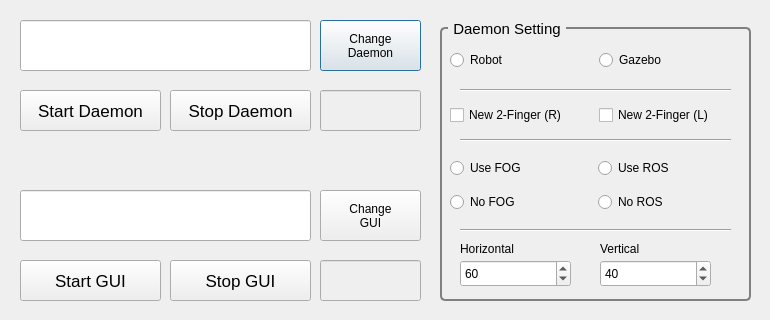
<?xml version="1.0" encoding="UTF-8"?>
<ui version="4.0">
 <class>LauncherDialog</class>
 <widget class="QDialog" name="LauncherDialog">
  <property name="geometry">
   <rect>
    <x>0</x>
    <y>0</y>
    <width>770</width>
    <height>320</height>
   </rect>
  </property>
  <property name="windowTitle">
   <string>Daemon Launcher</string>
  </property>
  <widget class="QPushButton" name="BTN_CHANGE_DAEMON">
   <property name="geometry">
    <rect>
     <x>320</x>
     <y>20</y>
     <width>101</width>
     <height>51</height>
    </rect>
   </property>
   <property name="text">
    <string>Change
Daemon</string>
   </property>
  </widget>
  <widget class="QLineEdit" name="LE_DAEMON_PATH">
   <property name="geometry">
    <rect>
     <x>20</x>
     <y>20</y>
     <width>291</width>
     <height>51</height>
    </rect>
   </property>
  </widget>
  <widget class="QPushButton" name="BTN_START_DAEMON">
   <property name="geometry">
    <rect>
     <x>20</x>
     <y>90</y>
     <width>141</width>
     <height>41</height>
    </rect>
   </property>
   <property name="font">
    <font>
     <pointsize>13</pointsize>
    </font>
   </property>
   <property name="text">
    <string>Start Daemon</string>
   </property>
  </widget>
  <widget class="QGroupBox" name="GB_CONTROL">
   <property name="geometry">
    <rect>
     <x>440</x>
     <y>20</y>
     <width>311</width>
     <height>281</height>
    </rect>
   </property>
   <property name="font">
    <font>
     <pointsize>11</pointsize>
    </font>
   </property>
   <property name="autoFillBackground">
    <bool>false</bool>
   </property>
   <property name="styleSheet">
    <string notr="true">QGroupBox {
    border: 2px solid gray;
    border-radius: 5px;
    margin-top: 7px;
}

QGroupBox::title {
    subcontrol-origin: margin;
    left: 8px;
    padding: 0 3px 0 3px;
}

</string>
   </property>
   <property name="title">
    <string>Daemon Setting</string>
   </property>
   <widget class="QWidget" name="verticalLayoutWidget">
    <property name="geometry">
     <rect>
      <x>158</x>
      <y>130</y>
      <width>141</width>
      <height>71</height>
     </rect>
    </property>
    <layout class="QVBoxLayout" name="verticalLayout">
     <item>
      <widget class="QRadioButton" name="RB_ROS_OK">
       <property name="text">
        <string>Use ROS</string>
       </property>
      </widget>
     </item>
     <item>
      <widget class="QRadioButton" name="RB_ROS_NO">
       <property name="text">
        <string>No ROS</string>
       </property>
      </widget>
     </item>
    </layout>
   </widget>
   <widget class="QWidget" name="verticalLayoutWidget_3">
    <property name="geometry">
     <rect>
      <x>10</x>
      <y>130</y>
      <width>141</width>
      <height>71</height>
     </rect>
    </property>
    <layout class="QVBoxLayout" name="verticalLayout_3">
     <item>
      <widget class="QRadioButton" name="RB_FOG_OK">
       <property name="text">
        <string>Use FOG</string>
       </property>
      </widget>
     </item>
     <item>
      <widget class="QRadioButton" name="RB_FOG_NO">
       <property name="text">
        <string>No FOG</string>
       </property>
      </widget>
     </item>
    </layout>
   </widget>
   <widget class="Line" name="line">
    <property name="geometry">
     <rect>
      <x>20</x>
      <y>60</y>
      <width>271</width>
      <height>20</height>
     </rect>
    </property>
    <property name="orientation">
     <enum>Qt::Horizontal</enum>
    </property>
   </widget>
   <widget class="QWidget" name="horizontalLayoutWidget">
    <property name="geometry">
     <rect>
      <x>10</x>
      <y>20</y>
      <width>291</width>
      <height>41</height>
     </rect>
    </property>
    <layout class="QHBoxLayout" name="horizontalLayout">
     <item>
      <widget class="QRadioButton" name="RB_ROBOT">
       <property name="text">
        <string>Robot</string>
       </property>
      </widget>
     </item>
     <item>
      <widget class="QRadioButton" name="RB_GAZEBO">
       <property name="text">
        <string>Gazebo</string>
       </property>
      </widget>
     </item>
    </layout>
   </widget>
   <widget class="Line" name="line_4">
    <property name="geometry">
     <rect>
      <x>20</x>
      <y>200</y>
      <width>271</width>
      <height>20</height>
     </rect>
    </property>
    <property name="orientation">
     <enum>Qt::Horizontal</enum>
    </property>
   </widget>
   <widget class="QSpinBox" name="SB_HORIZONTAL">
    <property name="geometry">
     <rect>
      <x>20</x>
      <y>240</y>
      <width>111</width>
      <height>27</height>
     </rect>
    </property>
    <property name="minimum">
     <number>20</number>
    </property>
    <property name="maximum">
     <number>200</number>
    </property>
    <property name="singleStep">
     <number>20</number>
    </property>
    <property name="value">
     <number>60</number>
    </property>
   </widget>
   <widget class="QSpinBox" name="SB_VERTICAL">
    <property name="geometry">
     <rect>
      <x>160</x>
      <y>240</y>
      <width>111</width>
      <height>27</height>
     </rect>
    </property>
    <property name="minimum">
     <number>20</number>
    </property>
    <property name="maximum">
     <number>200</number>
    </property>
    <property name="singleStep">
     <number>20</number>
    </property>
    <property name="value">
     <number>40</number>
    </property>
   </widget>
   <widget class="QLabel" name="label">
    <property name="geometry">
     <rect>
      <x>20</x>
      <y>220</y>
      <width>131</width>
      <height>17</height>
     </rect>
    </property>
    <property name="text">
     <string>Horizontal</string>
    </property>
   </widget>
   <widget class="QLabel" name="label_2">
    <property name="geometry">
     <rect>
      <x>160</x>
      <y>220</y>
      <width>131</width>
      <height>17</height>
     </rect>
    </property>
    <property name="text">
     <string>Vertical</string>
    </property>
   </widget>
   <widget class="Line" name="line_2">
    <property name="geometry">
     <rect>
      <x>20</x>
      <y>110</y>
      <width>271</width>
      <height>20</height>
     </rect>
    </property>
    <property name="orientation">
     <enum>Qt::Horizontal</enum>
    </property>
   </widget>
   <widget class="QWidget" name="gridLayoutWidget">
    <property name="geometry">
     <rect>
      <x>10</x>
      <y>80</y>
      <width>291</width>
      <height>31</height>
     </rect>
    </property>
    <layout class="QGridLayout" name="gridLayout">
     <item row="0" column="0">
      <widget class="QCheckBox" name="CB_2F_R">
       <property name="text">
        <string>New 2-Finger (R)</string>
       </property>
      </widget>
     </item>
     <item row="0" column="1">
      <widget class="QCheckBox" name="CB_2F_L">
       <property name="text">
        <string>New 2-Finger (L)</string>
       </property>
      </widget>
     </item>
    </layout>
   </widget>
  </widget>
  <widget class="QPushButton" name="BTN_STOP_DAEMON">
   <property name="geometry">
    <rect>
     <x>170</x>
     <y>90</y>
     <width>141</width>
     <height>41</height>
    </rect>
   </property>
   <property name="font">
    <font>
     <pointsize>13</pointsize>
    </font>
   </property>
   <property name="text">
    <string>Stop Daemon</string>
   </property>
  </widget>
  <widget class="QLineEdit" name="LE_DAEMON_PID">
   <property name="enabled">
    <bool>false</bool>
   </property>
   <property name="geometry">
    <rect>
     <x>320</x>
     <y>90</y>
     <width>101</width>
     <height>41</height>
    </rect>
   </property>
   <property name="readOnly">
    <bool>true</bool>
   </property>
  </widget>
  <widget class="QPushButton" name="BTN_CHANGE_GUI">
   <property name="geometry">
    <rect>
     <x>320</x>
     <y>190</y>
     <width>101</width>
     <height>51</height>
    </rect>
   </property>
   <property name="text">
    <string>Change
GUI</string>
   </property>
  </widget>
  <widget class="QLineEdit" name="LE_GUI_PID">
   <property name="enabled">
    <bool>false</bool>
   </property>
   <property name="geometry">
    <rect>
     <x>320</x>
     <y>260</y>
     <width>101</width>
     <height>41</height>
    </rect>
   </property>
   <property name="readOnly">
    <bool>true</bool>
   </property>
  </widget>
  <widget class="QPushButton" name="BTN_START_GUI">
   <property name="geometry">
    <rect>
     <x>20</x>
     <y>260</y>
     <width>141</width>
     <height>41</height>
    </rect>
   </property>
   <property name="font">
    <font>
     <pointsize>13</pointsize>
    </font>
   </property>
   <property name="text">
    <string>Start GUI</string>
   </property>
  </widget>
  <widget class="QLineEdit" name="LE_GUI_PATH">
   <property name="geometry">
    <rect>
     <x>20</x>
     <y>190</y>
     <width>291</width>
     <height>51</height>
    </rect>
   </property>
  </widget>
  <widget class="QPushButton" name="BTN_STOP_GUI">
   <property name="geometry">
    <rect>
     <x>170</x>
     <y>260</y>
     <width>141</width>
     <height>41</height>
    </rect>
   </property>
   <property name="font">
    <font>
     <pointsize>13</pointsize>
    </font>
   </property>
   <property name="text">
    <string>Stop GUI</string>
   </property>
  </widget>
 </widget>
 <resources/>
 <connections/>
</ui>
